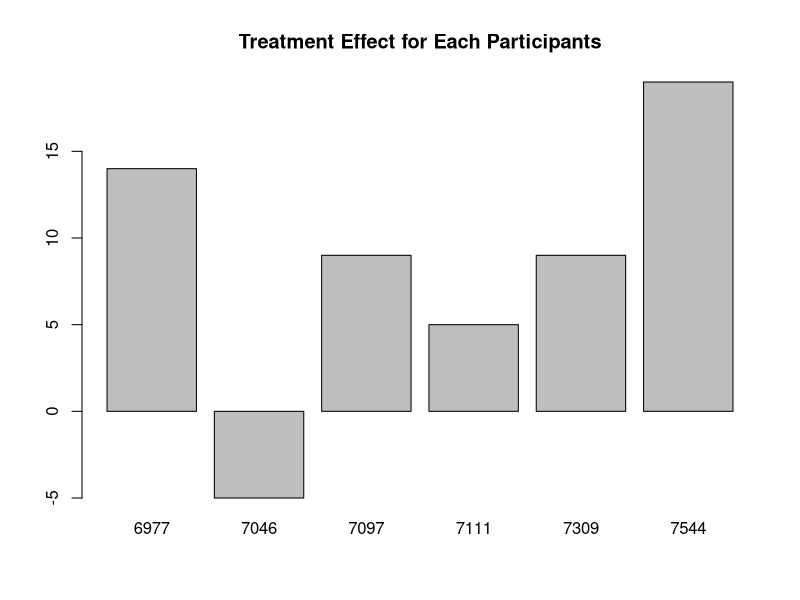
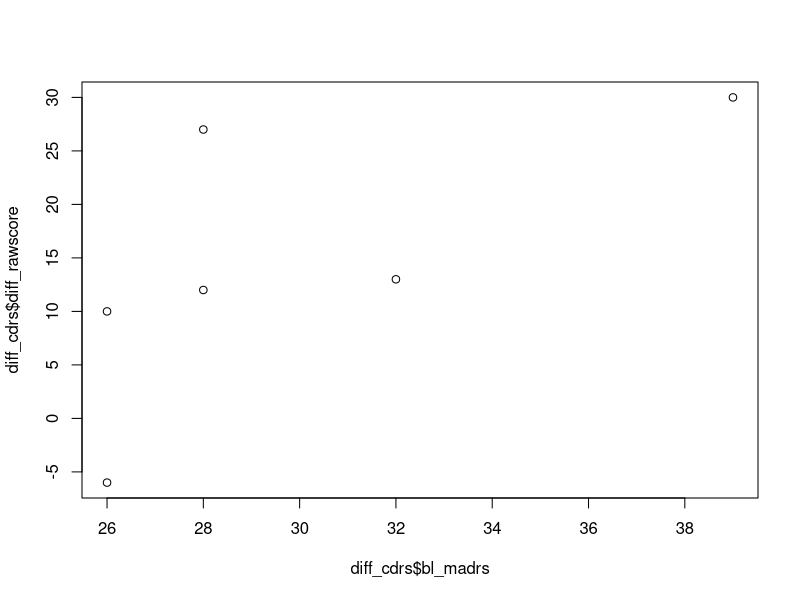
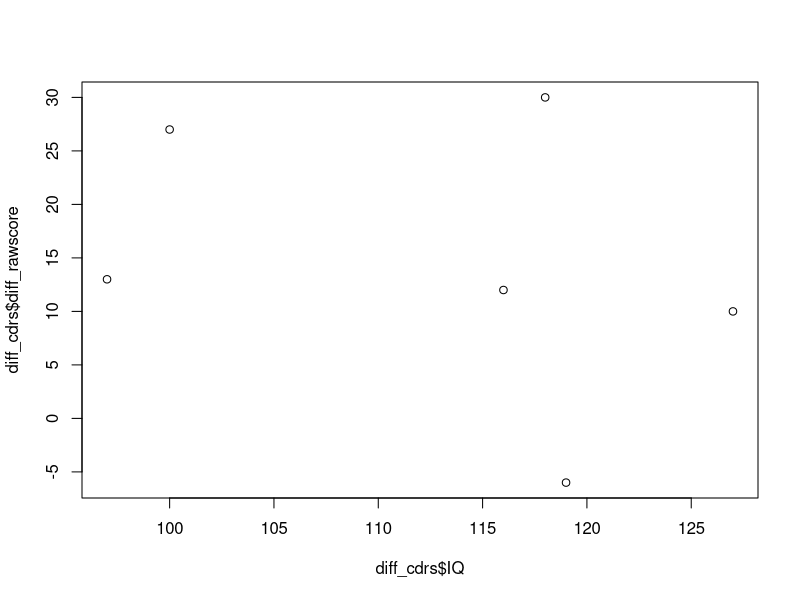
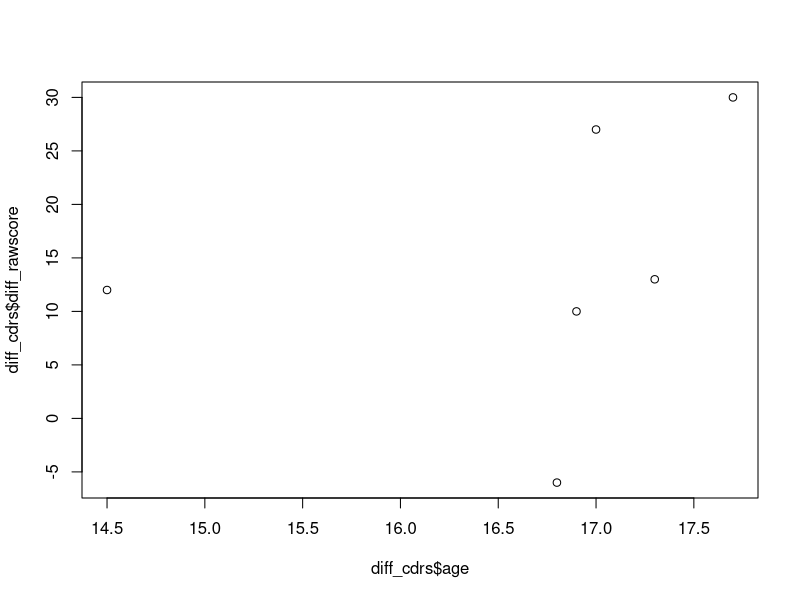
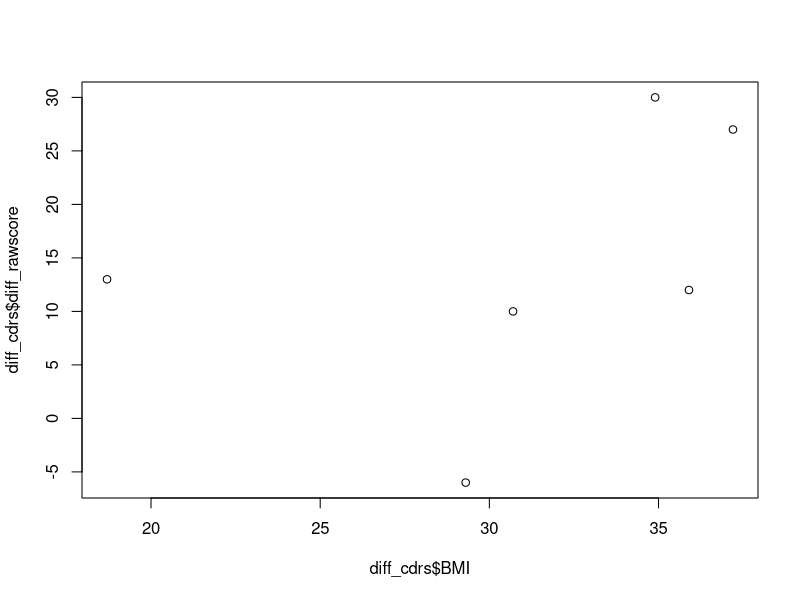
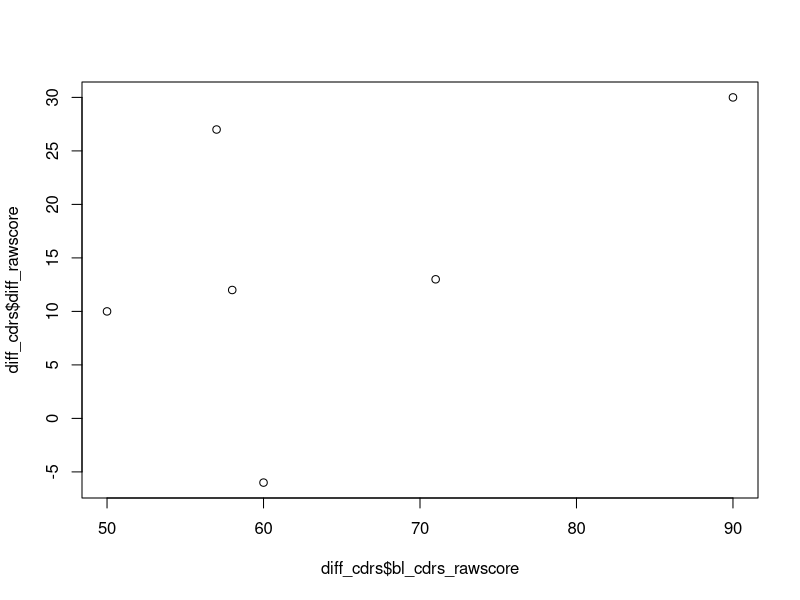
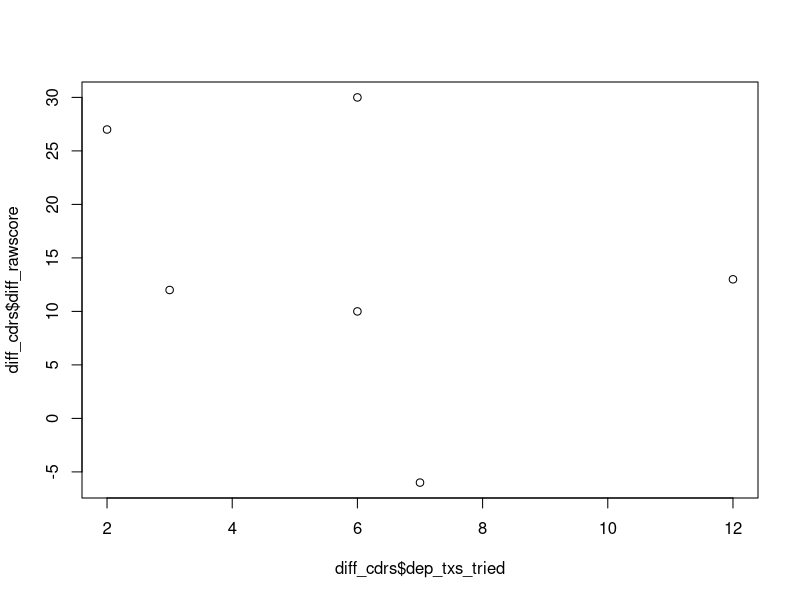

R code for these plots, in order:
## ---- chunk 1
## create data frame for baseline cdrs and post cdrs ##
bl_cdrs_comb_tscore<-c(90,76,75,68,84,64.5,74)
grid_bl<-c(6977,7046,7097,7111,7309,7360,7544,NULL,NULL)
bl_cdrs<-cbind(grid_bl,bl_cdrs_comb_tscore)

ptx_cdrs_comb_tscore<-c(76,81,66,63,75,NULL,55,52,NULL)
grid_ptx<-c(6977,7046,7097,7111,7309,NULL,7544,7549,NULL)
ptx_cdrs<-cbind(grid_ptx,ptx_cdrs_comb_tscore)

## combine baseline and post cdrs by grid ##
diff_cdrs<-merge(bl_cdrs,ptx_cdrs,by.x="grid_bl",by.y="grid_ptx")
diff_cdrs$BMI<-c(34.9,29.3,35.9,30.7,18.7,37.2)
diff_cdrs$IQ<-c(118,119,116,127,97,100)
diff_cdrs$age<-c(17.7,16.8,14.5,16.9,17.3,17)
diff_cdrs$gender<-as.factor(c(1,1,1,2,1,1))
diff_cdrs$bl_madrs<-c(39,26,28,26,32,28)
diff_cdrs$diff<-diff_cdrs$bl_cdrs_comb_tscore-diff_cdrs$ptx_cdrs_comb_tscore
## formula to get percent change of cdrs ##
perchange <- (diff_cdrs$bl_cdrs_comb_tscore-diff_cdrs$ptx_cdrs_comb_tscore)/(diff_cdrs$bl_cdrs_comb_tscore-17)
diff_cdrs$perchange<-perchange

diff_cdrs$dep_txs_tried<-c(6,7,3,6,12,2)
diff_cdrs$bl_cdrs_rawscore <-c(90,60,58,50,71,57)
diff_cdrs$ptx_cdrs_rawscore <-c(60,66,46,40,58,30)
diff_cdrs$diff_rawscore <-diff_cdrs$bl_cdrs_rawscore-diff_cdrs$ptx_cdrs_rawscore
diff_cdrs$perchange_rawscore <-diff_cdrs$diff_rawscore/(diff_cdrs$bl_cdrs_rawscore-17)
diff_cdrs$onset_age<-c(15,4,12,14,13,12)
diff_cdrs$diff_age<-diff_cdrs$age-diff_cdrs$onset_age
## ---- chunk 2
## one sample t-test for diff with Ho: mu=0 Ha=greater ##
t.test(diff_cdrs$diff_rawscore, mu=0, alternative="greater", conf.level=0.95)
t.test(diff_cdrs$perchange_rawscore, mu=0, alternative="greater", conf.level=0.95)

## paired t.test ##
t.test(diff_cdrs$bl_cdrs_rawscore,diff_cdrs$ptx_cdrs_rawscore,paired=T)
t.test(diff_cdrs$diff_rawscore, mu=0, alternative="greater", conf.level=0.95)
## ---- chunk 3

## summary statistic ##
summary(diff_cdrs)

## basic graph--Grouped bar plot##

barplot(diff_cdrs$diff, names.arg=diff_cdrs$grid_bl)
title("Treatment Effect for Each Participants")

## Correlation analysis ##
cor(diff_cdrs$diff,diff_cdrs$bl_cdrs_comb_tscore)  #0.27
cor(diff_cdrs$bl_madrs, diff_cdrs$diff)            #0.47
cor(diff_cdrs$IQ, diff_cdrs$diff)                 #-0.51
cor(diff_cdrs$age, diff_cdrs$diff)                #0.126
cor(diff_cdrs$BMI, diff_cdrs$diff)                #0.38

#cdrs <- table(diff_cdrs$bl_cdrs_comb_tscore, diff_cdrs$ptx_cdrs_comb_tscore)
#barplot(cdrs, main="Change of CDRS before and after treatment",
#  xlab="Number of participants", col=c("darkblue","red"),
#   legend = rownames(cdrs), beside=TRUE)

## ---- chunk 4
## plot between treatment effect and predictors (bl,age,IQ,BMI,bl_madrs) ##
plot(diff_cdrs$bl_madrs, diff_cdrs$diff_rawscore)
cor(diff_cdrs$bl_madrs, diff_cdrs$diff_rawscore)
cor(diff_cdrs$bl_madrs,diff_cdrs$bl_cdrs_rawscore)

plot(diff_cdrs$IQ, diff_cdrs$diff_rawscore)
cor(diff_cdrs$IQ, diff_cdrs$diff_rawscore)

plot(diff_cdrs$age, diff_cdrs$diff_rawscore)
plot(diff_cdrs$BMI, diff_cdrs$diff_rawscore)
cor(diff_cdrs$BMI, diff_cdrs$diff_rawscore)

plot(diff_cdrs$bl_cdrs_rawscore, diff_cdrs$diff_rawscore)
cor(diff_cdrs$bl_cdrs_rawscore, diff_cdrs$diff_rawscore)

plot(diff_cdrs$dep_txs_tried, diff_cdrs$diff_rawscore)
cor(diff_cdrs$dep_txs_tried, diff_cdrs$diff_rawscore) 
## ---- chunk 5
## All Subsets Regression ##
fit0 <- lm(diff_rawscore ~ bl_cdrs_rawscore,data=diff_cdrs)
# view results # 
summary(fit0)

fit1 <- lm(diff_rawscore ~ bl_cdrs_rawscore + BMI,data=diff_cdrs)
summary(fit1)

fit2 <- lm(diff_rawscore ~ bl_cdrs_rawscore + age,data=diff_cdrs)
summary(fit2)

fit3 <- lm(diff_rawscore ~ bl_cdrs_rawscore + dep_txs_tried,data=diff_cdrs)
summary(fit3)

fit4 <- lm(diff_rawscore ~ bl_cdrs_rawscore + onset_age,data=diff_cdrs)
summary(fit4)

fit5 <- lm(diff_rawscore ~ bl_cdrs_rawscore + diff_age,data=diff_cdrs)
summary(fit5)

fit6 <- lm(diff_rawscore ~ bl_cdrs_rawscore + bl_madrs,data=diff_cdrs)
summary(fit6)

fit7 <- lm(diff_rawscore ~ bl_madrs,data=diff_cdrs)
summary(fit7)


## ---- chunk 6
fit00 <-lm(perchange_rawscore ~ bl_cdrs_rawscore,data=diff_cdrs)
summary(fit00)

fit30 <- lm(perchange_rawscore ~ bl_cdrs_rawscore + dep_txs_tried,data=diff_cdrs)
summary(fit30)

fit60 <- lm(perchange_rawscore ~ bl_cdrs_rawscore + bl_madrs,data=diff_cdrs)
summary(fit60)

